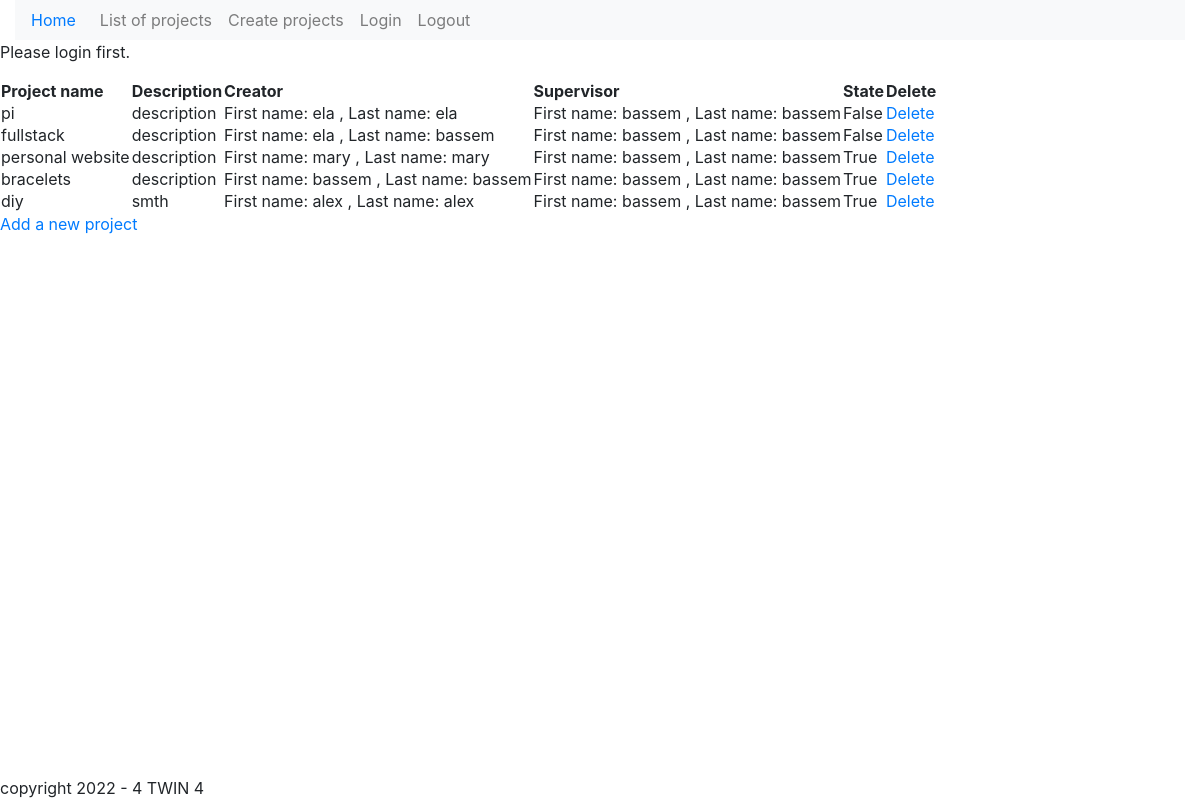
The page /app/display on the database its author committed.
### App/models.py (models this page shows)
class Projet(models.Model):
    nom_projet = models.CharField('Titre Projet', max_length=30)
    duree_projet = models.IntegerField('Duree Estimee', default=0)
    temps_alloue_par_projet = models.IntegerField('Temps Alloue', validators=[MinValueValidator(1), MaxValueValidator(10)])
    besoins = models.TextField(max_length=100)
    description = models.TextField(max_length=100)
    est_valide = models.BooleanField(default=False)
    createur = models.OneToOneField(
        Etudiant,
        related_name='project_owner',
        on_delete=models.CASCADE
    )
    superviseur = models.ForeignKey(
        Coach,
        on_delete= models.SET_NULL,
        null= True,
        related_name= 'project_coach',
    )
    members = models.ManyToManyField(
        Etudiant,
        through= 'MembershipInProject',
        related_name= 'les_membres',
    )

class User(models.Model):
    nom = models.CharField(max_length=30)
    prenom = models.CharField(max_length=30)
    email = models.EmailField('Email', validators=[is_esprit_email])
    def __str__(self):
        return f'First name:  {self.prenom} , Last name: {self.nom}'

### App/views.py (the view)
# urls.py: path('display', views.Display, name="disp"),
def Display(request):
    project= Projet.objects.all()
    return render(request,'App/display.html',
                  {'pp':project})

### templates/App/display.html
{% extends 'base.html' %}
{% block content %}
{% if user.is_authenticated %}
    <h1>Welcome {{ user.username }}.</h1>
    <a href="{% url 'logout' %}">Logout</a>
    {% else %}
    <p>Please login first.</p>
{% endif %}
<table>
    <tr>
        <th>Project name</th>
        <th>Description</th>
        <th>Creator</th>
        <th>Supervisor</th>
        <th>State</th>
        <th>Delete</th>
    </tr>
    {% for p in pp %}
        <tr>
            <td>{{ p.nom_projet }}</td>
            <td>{{ p.description }}</td>
            <td>{{ p.createur }}</td>
            <td>{{ p.superviseur }}</td>
            <td>{{ p.est_valide }}</td>
            <td><a href="{% url 'dl' p.id %}">Delete</a></td>
        </tr>
    {% endfor %}
</table>
<a href="{% url 'addadd' %}">Add a new project</a>
{% endblock %}

### rows shown on the page
Projet: nom_projet "pi", description "description", createur "First name: ela , Last name: ela", superviseur "First name: bassem , Last name: bassem", est_valide "False"
Projet: nom_projet "fullstack", description "description", createur "First name: ela , Last name: bassem", superviseur "First name: bassem , Last name: bassem", est_valide "False"
Projet: nom_projet "personal website", description "description", createur "First name: mary , Last name: mary", superviseur "First name: bassem , Last name: bassem", est_valide "True"
Projet: nom_projet "bracelets", description "description", createur "First name: bassem , Last name: bassem", superviseur "First name: bassem , Last name: bassem", est_valide "True"
Projet: nom_projet "diy", description "smth", createur "First name: alex , Last name: alex", superviseur "First name: bassem , Last name: bassem", est_valide "True"
